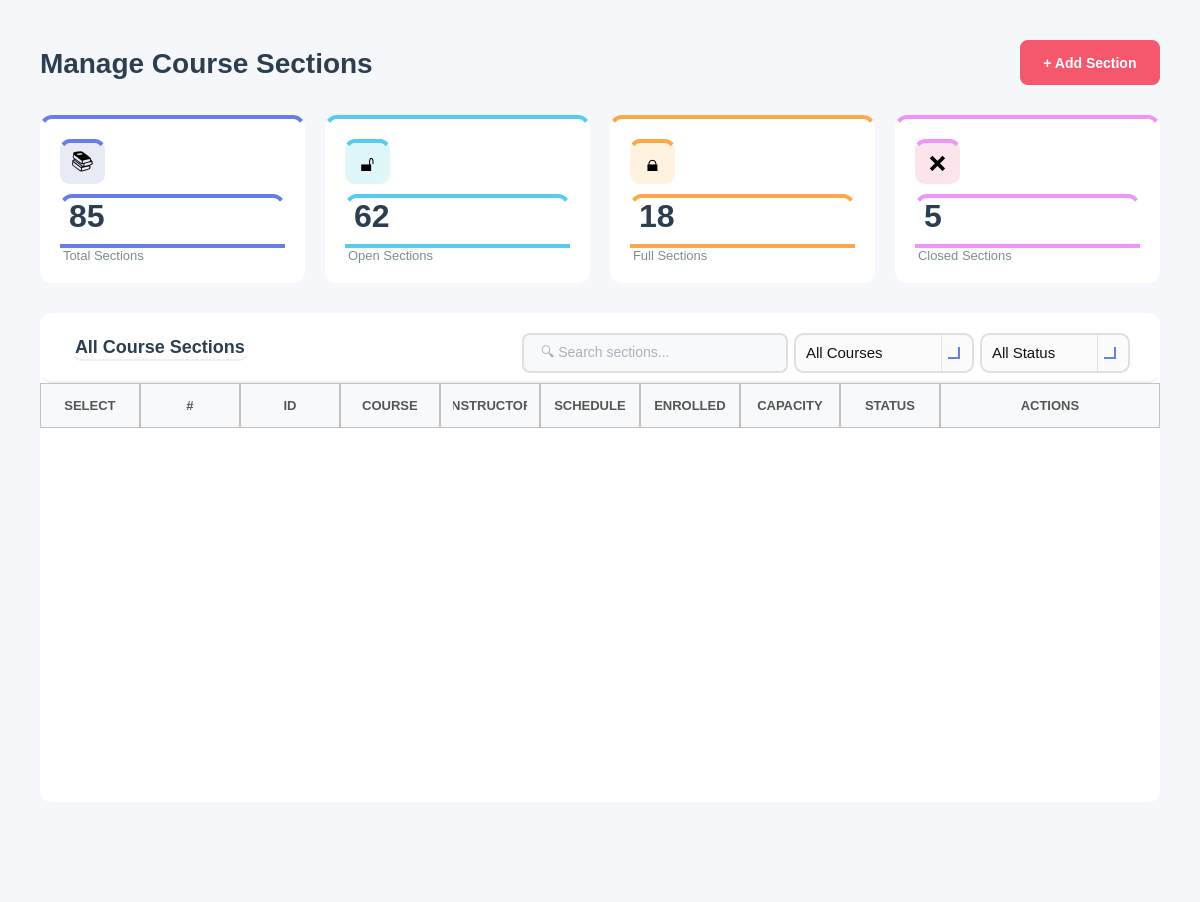
<?xml version="1.0" encoding="UTF-8"?>
<ui version="4.0">
 <class>ManageSectionsWidget</class>
 <widget class="QWidget" name="ManageSectionsWidget">
  <property name="geometry">
   <rect>
    <x>0</x>
    <y>0</y>
    <width>1200</width>
    <height>902</height>
   </rect>
  </property>
  <property name="windowTitle">
   <string>Manage Sections</string>
  </property>
  <property name="styleSheet">
   <string notr="true">background-color: #f5f7fa;</string>
  </property>
  <layout class="QVBoxLayout" name="mainLayout">
   <property name="spacing">
    <number>30</number>
   </property>
   <property name="leftMargin">
    <number>40</number>
   </property>
   <property name="topMargin">
    <number>40</number>
   </property>
   <property name="rightMargin">
    <number>40</number>
   </property>
   <property name="bottomMargin">
    <number>40</number>
   </property>
   <item>
    <layout class="QHBoxLayout" name="headerLayout">
     <item>
      <widget class="QLabel" name="labelTitle">
       <property name="styleSheet">
        <string notr="true">font-size: 28px; font-weight: bold; color: #2c3e50; background: transparent;</string>
       </property>
       <property name="text">
        <string>Manage Course Sections</string>
       </property>
      </widget>
     </item>
     <item>
      <spacer name="headerSpacer">
       <property name="orientation">
        <enum>Qt::Orientation::Horizontal</enum>
       </property>
       <property name="sizeHint" stdset="0">
        <size>
         <width>40</width>
         <height>20</height>
        </size>
       </property>
      </spacer>
     </item>
     <item>
      <widget class="QPushButton" name="buttonAddSection">
       <property name="minimumSize">
        <size>
         <width>140</width>
         <height>45</height>
        </size>
       </property>
       <property name="cursor">
        <cursorShape>PointingHandCursor</cursorShape>
       </property>
       <property name="styleSheet">
        <string notr="true">QPushButton {
    background-color: #f5576c;
    color: #ffffff;
    border: none;
    border-radius: 8px;
    font-size: 14px;
    font-weight: bold;
    padding: 10px 20px;
    transition: background-color 150ms;
}
QPushButton:hover {
    background-color: #e5475c;
}
QPushButton:pressed {
    background-color: #d43f52;
}
QPushButton:disabled {
    background-color: #cccccc;  /* gray background for disabled */
    color: #666666;             /* darker gray text */
}</string>
       </property>
       <property name="text">
        <string>+ Add Section</string>
       </property>
      </widget>
     </item>
    </layout>
   </item>
   <item>
    <layout class="QHBoxLayout" name="statsLayout">
     <property name="spacing">
      <number>20</number>
     </property>
     <item>
      <widget class="QFrame" name="totalSectionsFrame">
       <property name="minimumSize">
        <size>
         <width>0</width>
         <height>140</height>
        </size>
       </property>
       <property name="styleSheet">
        <string notr="true">background-color: white; border-radius: 12px; border-top: 4px solid #667eea;</string>
       </property>
       <property name="frameShape">
        <enum>QFrame::Shape::StyledPanel</enum>
       </property>
       <layout class="QVBoxLayout" name="totalSectionsLayout">
        <property name="spacing">
         <number>10</number>
        </property>
        <property name="leftMargin">
         <number>20</number>
        </property>
        <property name="topMargin">
         <number>20</number>
        </property>
        <property name="rightMargin">
         <number>20</number>
        </property>
        <property name="bottomMargin">
         <number>20</number>
        </property>
        <item>
         <widget class="QLabel" name="totalSectionsIcon">
          <property name="minimumSize">
           <size>
            <width>45</width>
            <height>45</height>
           </size>
          </property>
          <property name="maximumSize">
           <size>
            <width>45</width>
            <height>45</height>
           </size>
          </property>
          <property name="styleSheet">
           <string notr="true">background-color: #e8eaf6; border-radius: 10px; font-size: 22px;</string>
          </property>
          <property name="text">
           <string>📚</string>
          </property>
          <property name="alignment">
           <set>Qt::AlignmentFlag::AlignCenter</set>
          </property>
         </widget>
        </item>
        <item>
         <widget class="QLabel" name="labelTotalSectionsCount">
          <property name="styleSheet">
           <string notr="true">font-size: 32px; font-weight: bold; color: #2c3e50; background: transparent;</string>
          </property>
          <property name="text">
           <string>85</string>
          </property>
         </widget>
        </item>
        <item>
         <widget class="QLabel" name="labelTotalSections">
          <property name="styleSheet">
           <string notr="true">font-size: 13px; color: #7f8c8d; background: transparent;</string>
          </property>
          <property name="text">
           <string>Total Sections</string>
          </property>
         </widget>
        </item>
       </layout>
      </widget>
     </item>
     <item>
      <widget class="QFrame" name="openSectionsFrame">
       <property name="minimumSize">
        <size>
         <width>0</width>
         <height>140</height>
        </size>
       </property>
       <property name="styleSheet">
        <string notr="true">background-color: white; border-radius: 12px; border-top: 4px solid #56ccf2;</string>
       </property>
       <property name="frameShape">
        <enum>QFrame::Shape::StyledPanel</enum>
       </property>
       <layout class="QVBoxLayout" name="openSectionsLayout">
        <property name="spacing">
         <number>10</number>
        </property>
        <property name="leftMargin">
         <number>20</number>
        </property>
        <property name="topMargin">
         <number>20</number>
        </property>
        <property name="rightMargin">
         <number>20</number>
        </property>
        <property name="bottomMargin">
         <number>20</number>
        </property>
        <item>
         <widget class="QLabel" name="openSectionsIcon">
          <property name="minimumSize">
           <size>
            <width>45</width>
            <height>45</height>
           </size>
          </property>
          <property name="maximumSize">
           <size>
            <width>45</width>
            <height>45</height>
           </size>
          </property>
          <property name="styleSheet">
           <string notr="true">background-color: #e0f7fa; border-radius: 10px; font-size: 22px;</string>
          </property>
          <property name="text">
           <string>🔓</string>
          </property>
          <property name="alignment">
           <set>Qt::AlignmentFlag::AlignCenter</set>
          </property>
         </widget>
        </item>
        <item>
         <widget class="QLabel" name="labelOpenSectionsCount">
          <property name="styleSheet">
           <string notr="true">font-size: 32px; font-weight: bold; color: #2c3e50; background: transparent;</string>
          </property>
          <property name="text">
           <string>62</string>
          </property>
         </widget>
        </item>
        <item>
         <widget class="QLabel" name="labelOpenSections">
          <property name="styleSheet">
           <string notr="true">font-size: 13px; color: #7f8c8d; background: transparent;</string>
          </property>
          <property name="text">
           <string>Open Sections</string>
          </property>
         </widget>
        </item>
       </layout>
      </widget>
     </item>
     <item>
      <widget class="QFrame" name="fullSectionsFrame">
       <property name="minimumSize">
        <size>
         <width>0</width>
         <height>140</height>
        </size>
       </property>
       <property name="styleSheet">
        <string notr="true">background-color: white; border-radius: 12px; border-top: 4px solid #ffa647;</string>
       </property>
       <property name="frameShape">
        <enum>QFrame::Shape::StyledPanel</enum>
       </property>
       <layout class="QVBoxLayout" name="fullSectionsLayout">
        <property name="spacing">
         <number>10</number>
        </property>
        <property name="leftMargin">
         <number>20</number>
        </property>
        <property name="topMargin">
         <number>20</number>
        </property>
        <property name="rightMargin">
         <number>20</number>
        </property>
        <property name="bottomMargin">
         <number>20</number>
        </property>
        <item>
         <widget class="QLabel" name="fullSectionsIcon">
          <property name="minimumSize">
           <size>
            <width>45</width>
            <height>45</height>
           </size>
          </property>
          <property name="maximumSize">
           <size>
            <width>45</width>
            <height>45</height>
           </size>
          </property>
          <property name="styleSheet">
           <string notr="true">background-color: #fff3e0; border-radius: 10px; font-size: 22px;</string>
          </property>
          <property name="text">
           <string>🔒</string>
          </property>
          <property name="alignment">
           <set>Qt::AlignmentFlag::AlignCenter</set>
          </property>
         </widget>
        </item>
        <item>
         <widget class="QLabel" name="labelFullSectionsCount">
          <property name="styleSheet">
           <string notr="true">font-size: 32px; font-weight: bold; color: #2c3e50; background: transparent;</string>
          </property>
          <property name="text">
           <string>18</string>
          </property>
         </widget>
        </item>
        <item>
         <widget class="QLabel" name="labelFullSections">
          <property name="styleSheet">
           <string notr="true">font-size: 13px; color: #7f8c8d; background: transparent;</string>
          </property>
          <property name="text">
           <string>Full Sections</string>
          </property>
         </widget>
        </item>
       </layout>
      </widget>
     </item>
     <item>
      <widget class="QFrame" name="closedSectionsFrame">
       <property name="minimumSize">
        <size>
         <width>0</width>
         <height>140</height>
        </size>
       </property>
       <property name="styleSheet">
        <string notr="true">background-color: white; border-radius: 12px; border-top: 4px solid #f093fb;</string>
       </property>
       <property name="frameShape">
        <enum>QFrame::Shape::StyledPanel</enum>
       </property>
       <layout class="QVBoxLayout" name="closedSectionsLayout">
        <property name="spacing">
         <number>10</number>
        </property>
        <property name="leftMargin">
         <number>20</number>
        </property>
        <property name="topMargin">
         <number>20</number>
        </property>
        <property name="rightMargin">
         <number>20</number>
        </property>
        <property name="bottomMargin">
         <number>20</number>
        </property>
        <item>
         <widget class="QLabel" name="closedSectionsIcon">
          <property name="minimumSize">
           <size>
            <width>45</width>
            <height>45</height>
           </size>
          </property>
          <property name="maximumSize">
           <size>
            <width>45</width>
            <height>45</height>
           </size>
          </property>
          <property name="styleSheet">
           <string notr="true">background-color: #fce4ec; border-radius: 10px; font-size: 22px;</string>
          </property>
          <property name="text">
           <string>❌</string>
          </property>
          <property name="alignment">
           <set>Qt::AlignmentFlag::AlignCenter</set>
          </property>
         </widget>
        </item>
        <item>
         <widget class="QLabel" name="labelClosedSectionsCount">
          <property name="styleSheet">
           <string notr="true">font-size: 32px; font-weight: bold; color: #2c3e50; background: transparent;</string>
          </property>
          <property name="text">
           <string>5</string>
          </property>
         </widget>
        </item>
        <item>
         <widget class="QLabel" name="labelClosedSections">
          <property name="styleSheet">
           <string notr="true">font-size: 13px; color: #7f8c8d; background: transparent;</string>
          </property>
          <property name="text">
           <string>Closed Sections</string>
          </property>
         </widget>
        </item>
       </layout>
      </widget>
     </item>
    </layout>
   </item>
   <item>
    <widget class="QFrame" name="sectionsTableFrame">
     <property name="styleSheet">
      <string notr="true">background-color: white; border-radius: 12px;</string>
     </property>
     <property name="frameShape">
      <enum>QFrame::Shape::StyledPanel</enum>
     </property>
     <layout class="QVBoxLayout" name="sectionsTableMainLayout">
      <property name="spacing">
       <number>0</number>
      </property>
      <property name="leftMargin">
       <number>0</number>
      </property>
      <property name="topMargin">
       <number>0</number>
      </property>
      <property name="rightMargin">
       <number>0</number>
      </property>
      <property name="bottomMargin">
       <number>0</number>
      </property>
      <item>
       <widget class="QFrame" name="tableHeader">
        <property name="minimumSize">
         <size>
          <width>0</width>
          <height>70</height>
         </size>
        </property>
        <property name="maximumSize">
         <size>
          <width>16777215</width>
          <height>70</height>
         </size>
        </property>
        <property name="styleSheet">
         <string notr="true">background: transparent; border-bottom: 2px solid #f0f0f0;</string>
        </property>
        <property name="frameShape">
         <enum>QFrame::Shape::StyledPanel</enum>
        </property>
        <layout class="QHBoxLayout" name="tableHeaderLayout">
         <property name="leftMargin">
          <number>30</number>
         </property>
         <property name="topMargin">
          <number>20</number>
         </property>
         <property name="rightMargin">
          <number>30</number>
         </property>
         <property name="bottomMargin">
          <number>20</number>
         </property>
         <item>
          <widget class="QLabel" name="labelTableTitle">
           <property name="styleSheet">
            <string notr="true">font-size: 18px; font-weight: bold; color: #2c3e50; background: transparent;</string>
           </property>
           <property name="text">
            <string>All Course Sections</string>
           </property>
          </widget>
         </item>
         <item>
          <spacer name="tableTitleSpacer">
           <property name="orientation">
            <enum>Qt::Orientation::Horizontal</enum>
           </property>
           <property name="sizeHint" stdset="0">
            <size>
             <width>40</width>
             <height>20</height>
            </size>
           </property>
          </spacer>
         </item>
         <item>
          <widget class="QLineEdit" name="lineEditSearch">
           <property name="minimumSize">
            <size>
             <width>250</width>
             <height>40</height>
            </size>
           </property>
           <property name="styleSheet">
            <string notr="true">QLineEdit {
    padding: 10px 15px;
    border: 2px solid #e0e0e0;
    border-radius: 8px;
    font-size: 14px;
    background-color: #f8f9fa;   /* light neutral background */
    color: #5a6c7d;             /* text color similar to buttons */
}

QLineEdit:focus {
    border-color: #f5576c;       /* accent border on focus */
    background-color: #ffffff;   /* slightly lighter when active */
}

QLineEdit:disabled {
    background-color: #ededed;   /* washed-out grey */
    color: #a1a8b3;             /* faded text */
}
</string>
           </property>
           <property name="placeholderText">
            <string>🔍 Search sections...</string>
           </property>
          </widget>
         </item>
         <item>
          <widget class="QComboBox" name="comboBoxFilterCourses">
           <property name="minimumSize">
            <size>
             <width>180</width>
             <height>40</height>
            </size>
           </property>
           <property name="cursor">
            <cursorShape>PointingHandCursor</cursorShape>
           </property>
           <property name="styleSheet">
            <string notr="true">/* ----------------- QComboBox Base ----------------- */
QComboBox {
    border: 2px solid #E0E0E0;          /* main border */
    border-radius: 10px;
    padding: 8px 10px;                   /* Matches QLineEdit padding */
    background: rgba(250, 250, 250, 200);
    font-size: 11pt;
    color: #111111;
}

/* Focused state */
QComboBox:focus {
    border: 2px solid #667EEA; 
    background: rgba(250, 250, 250, 220);
}

/* ----------------- Drop-down Arrow ----------------- */
QComboBox::drop-down {
    subcontrol-origin: padding;
    subcontrol-position: top right;
    width: 30px; 
    border-left-width: 1px;
    border-left-color: #E0E0E0;
    border-left-style: solid;
    border-top-right-radius: 12px;       /* rounder corners */
    border-bottom-right-radius: 12px;    /* rounder corners */
    background: transparent;
}

/* Remove ugly black border on hover/focus */
QComboBox::drop-down:hover,
QComboBox::drop-down:focus {
    border-left-color: #667EEA;
    background: transparent;
    border: none;
}

/* Modern, visible arrow using simple chevron */
QComboBox::down-arrow {
    width: 10px;
    height: 10px;
    border: solid #667EEA;
    border-width: 0 2px 2px 0;
    margin-right: 6px;
}

/* ----------------- Dropdown Popup ----------------- */
/* Dropdown Popup */
QComboBox QAbstractItemView {
    background-color: #fdfdfd;          /* slightly off-white */
    border: 2px solid #E0E0E0;          /* subtle grey border */
    border-radius: 8px;                  /* may not be perfect on Windows */
    color: #111111;
    font-size: 11pt;
    padding: 5px;
    selection-background-color: #667EEA;
    selection-color: white;
    outline: none;
}

/* Items hover/selection */
QComboBox QAbstractItemView::item:hover {
    background-color: rgba(102, 126, 234, 0.1);
    color: #111111;
}

QComboBox QAbstractItemView::item:selected {
    background-color: #667EEA;
    color: white;
}

/* Error highlight for combo box */
QComboBox[error=&quot;true&quot;] {
    border: 2px solid #FF4A4A;
}</string>
           </property>
           <item>
            <property name="text">
             <string>All Courses</string>
            </property>
           </item>
           <item>
            <property name="text">
             <string>ECE 101</string>
            </property>
           </item>
           <item>
            <property name="text">
             <string>ECE 202</string>
            </property>
           </item>
           <item>
            <property name="text">
             <string>ECE 303</string>
            </property>
           </item>
           <item>
            <property name="text">
             <string>ECE 404</string>
            </property>
           </item>
          </widget>
         </item>
         <item>
          <widget class="QComboBox" name="comboBoxStatusFilter">
           <property name="minimumSize">
            <size>
             <width>150</width>
             <height>40</height>
            </size>
           </property>
           <property name="cursor">
            <cursorShape>PointingHandCursor</cursorShape>
           </property>
           <property name="styleSheet">
            <string notr="true">/* ----------------- QComboBox Base ----------------- */
QComboBox {
    border: 2px solid #E0E0E0;          /* main border */
    border-radius: 10px;
    padding: 8px 10px;                   /* Matches QLineEdit padding */
    background: rgba(250, 250, 250, 200);
    font-size: 11pt;
    color: #111111;
}

/* Focused state */
QComboBox:focus {
    border: 2px solid #667EEA; 
    background: rgba(250, 250, 250, 220);
}

/* ----------------- Drop-down Arrow ----------------- */
QComboBox::drop-down {
    subcontrol-origin: padding;
    subcontrol-position: top right;
    width: 30px; 
    border-left-width: 1px;
    border-left-color: #E0E0E0;
    border-left-style: solid;
    border-top-right-radius: 12px;       /* rounder corners */
    border-bottom-right-radius: 12px;    /* rounder corners */
    background: transparent;
}

/* Remove ugly black border on hover/focus */
QComboBox::drop-down:hover,
QComboBox::drop-down:focus {
    border-left-color: #667EEA;
    background: transparent;
    border: none;
}

/* Modern, visible arrow using simple chevron */
QComboBox::down-arrow {
    width: 10px;
    height: 10px;
    border: solid #667EEA;
    border-width: 0 2px 2px 0;
    margin-right: 6px;
}

/* ----------------- Dropdown Popup ----------------- */
/* Dropdown Popup */
QComboBox QAbstractItemView {
    background-color: #fdfdfd;          /* slightly off-white */
    border: 2px solid #E0E0E0;          /* subtle grey border */
    border-radius: 8px;                  /* may not be perfect on Windows */
    color: #111111;
    font-size: 11pt;
    padding: 5px;
    selection-background-color: #667EEA;
    selection-color: white;
    outline: none;
}

/* Items hover/selection */
QComboBox QAbstractItemView::item:hover {
    background-color: rgba(102, 126, 234, 0.1);
    color: #111111;
}

QComboBox QAbstractItemView::item:selected {
    background-color: #667EEA;
    color: white;
}

/* Error highlight for combo box */
QComboBox[error=&quot;true&quot;] {
    border: 2px solid #FF4A4A;
}</string>
           </property>
           <item>
            <property name="text">
             <string>All Status</string>
            </property>
           </item>
           <item>
            <property name="text">
             <string>Open</string>
            </property>
           </item>
           <item>
            <property name="text">
             <string>Full</string>
            </property>
           </item>
           <item>
            <property name="text">
             <string>Closed</string>
            </property>
           </item>
          </widget>
         </item>
        </layout>
       </widget>
      </item>
      <item>
       <widget class="QTableWidget" name="tableSections">
        <property name="minimumSize">
         <size>
          <width>0</width>
          <height>300</height>
         </size>
        </property>
        <property name="styleSheet">
         <string notr="true">QTableWidget {
    border: none;
    background-color: white;
    gridline-color: #e5e5e5;      /* slightly darker for visibility */
    color: #222222;               /* matches QLineEdit text color */
    font-size: 14px;
}

QTableWidget::item {
    padding: 14px;
    border: none;
    color: #222222;               /* consistent text color */
}

QTableWidget::item:selected {
    background-color: #fcebed;  /* soft pink selection */
    color: #222222;             /* keep text readable */
}

QHeaderView::section {
    background-color: #f8f9fa;
    padding: 12px;
	border: 1px solid #c1c1c1; 
    font-size: 13px;
    color: #555555;               /* similar to readOnly QLineEdit text */
    font-weight: bold;
}
QTableWidget::item:focus {
    outline: none;
    border: none;
}
/* Removes weird selection rectangle */
QTableWidget::item:focus {
    outline: none;
    border: none;
}
QTableWidget::indicator {
    width: 18px;
    height: 18px;
}

QTableWidget::indicator:unchecked {
    border: 1px solid #b8b8b8;      /* soft grey border */
    background-color: #f8f8f8;      /* very light grey */
    border-radius: 3px;             /* slightly rounded */
}

QTableWidget::indicator:checked {
    border: 1px solid #5a5a5a;      /* darker grey when selected */
    background-color: #6c6c6c;      /* washed-out grey instead of harsh green */
    image: url(&quot;&quot;);                 /* remove default checkmark */
    border-radius: 3px;
}

QTableWidget::indicator:checked:hover,
QTableWidget::indicator:unchecked:hover {
    border-color: #3a3a3a;
}

QTableWidget::indicator:checked::after {
    content: &quot;&quot;;
    image: url(&quot;&quot;); /* no default checkmark */
}

/* ===== SCROLLBARS (VERTICAL &amp; HORIZONTAL) ===== */

/* Track */
QScrollBar:vertical, QScrollBar:horizontal {
    background: rgba(255, 255, 255, 0.05);  /* subtle track */
    border-radius: 6px;
    margin: 0px;  /* remove extra space */
}

/* Handle / Thumb */
QScrollBar::handle:vertical, QScrollBar::handle:horizontal {
    background: rgba(120, 120, 120, 0.35);  /* glassy thumb */
    border-radius: 6px;
    border: 1px solid rgba(255, 255, 255, 0.2); /* subtle highlight */
    min-height: 30px; /* vertical */
    min-width: 30px;  /* horizontal */
}

QScrollBar::handle:vertical:hover,
QScrollBar::handle:horizontal:hover {
    background: rgba(120, 120, 120, 0.55);
}

/* Buttons (up/down or left/right) */
QScrollBar::add-line:vertical, QScrollBar::sub-line:vertical,
QScrollBar::add-line:horizontal, QScrollBar::sub-line:horizontal {
    width: 16px;  /* horizontal buttons width */
    height: 16px; /* vertical buttons height */
    background: rgba(180, 180, 180, 0.35);
    border-radius: 4px;
}

/* Arrow icons */
QScrollBar::up-arrow:vertical, QScrollBar::down-arrow:vertical,
QScrollBar::left-arrow:horizontal, QScrollBar::right-arrow:horizontal {
    width: 6px;
    height: 6px;
    background: transparent;
}

/* Remove blank areas */
QScrollBar::add-page:vertical, QScrollBar::sub-page:vertical,
QScrollBar::add-page:horizontal, QScrollBar::sub-page:horizontal {
    background: none;
}

/* Sizes */
QScrollBar:vertical { width: 12px; }
QScrollBar:horizontal { height: 12px; }
</string>
        </property>
        <property name="editTriggers">
         <set>QAbstractItemView::EditTrigger::NoEditTriggers</set>
        </property>
        <property name="alternatingRowColors">
         <bool>true</bool>
        </property>
        <property name="selectionMode">
         <enum>QAbstractItemView::SelectionMode::ContiguousSelection</enum>
        </property>
        <property name="verticalScrollMode">
         <enum>QAbstractItemView::ScrollMode::ScrollPerPixel</enum>
        </property>
        <property name="horizontalScrollMode">
         <enum>QAbstractItemView::ScrollMode::ScrollPerPixel</enum>
        </property>
        <property name="cornerButtonEnabled">
         <bool>true</bool>
        </property>
        <attribute name="horizontalHeaderStretchLastSection">
         <bool>true</bool>
        </attribute>
        <attribute name="verticalHeaderVisible">
         <bool>false</bool>
        </attribute>
        <attribute name="verticalHeaderCascadingSectionResizes">
         <bool>true</bool>
        </attribute>
        <column>
         <property name="text">
          <string>SELECT</string>
         </property>
        </column>
        <column>
         <property name="text">
          <string>#</string>
         </property>
        </column>
        <column>
         <property name="text">
          <string>ID</string>
         </property>
        </column>
        <column>
         <property name="text">
          <string>COURSE</string>
         </property>
        </column>
        <column>
         <property name="text">
          <string>INSTRUCTOR</string>
         </property>
        </column>
        <column>
         <property name="text">
          <string>SCHEDULE</string>
         </property>
        </column>
        <column>
         <property name="text">
          <string>ENROLLED</string>
         </property>
        </column>
        <column>
         <property name="text">
          <string>CAPACITY</string>
         </property>
        </column>
        <column>
         <property name="text">
          <string>STATUS</string>
         </property>
        </column>
        <column>
         <property name="text">
          <string>ACTIONS</string>
         </property>
        </column>
       </widget>
      </item>
     </layout>
    </widget>
   </item>
   <item>
    <spacer name="verticalSpacer">
     <property name="orientation">
      <enum>Qt::Orientation::Vertical</enum>
     </property>
     <property name="sizeType">
      <enum>QSizePolicy::Policy::Maximum</enum>
     </property>
     <property name="sizeHint" stdset="0">
      <size>
       <width>20</width>
       <height>60</height>
      </size>
     </property>
    </spacer>
   </item>
  </layout>
 </widget>
 <resources/>
 <connections/>
</ui>
